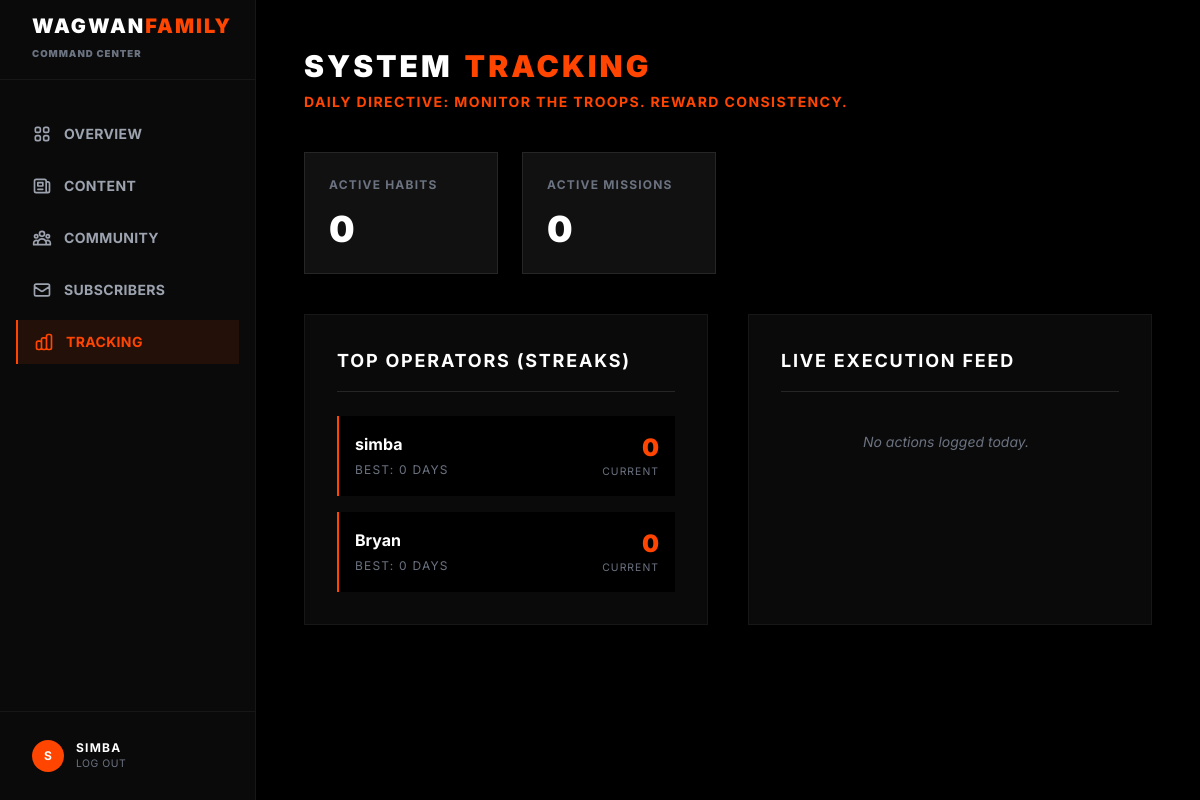
Page /command-center/tools/ (signed in) on the committed database.
### core/models.py (models this page shows, shortened)
class UserStreak(models.Model):
    user = models.OneToOneField(User, on_delete=models.CASCADE, related_name='streak')
    current_streak = models.PositiveIntegerField(default=0)
    best_streak = models.PositiveIntegerField(default=0)
    last_check_in = models.DateField(null=True, blank=True)

### core/views.py (the view)
# urls.py: path('command-center/tools/', views.command_center_tools, name='command_center_tools'),
@staff_member_required
def command_center_tools(request):
    recent_logs = DisciplineLog.objects.select_related('habit__user').order_by('-date_completed')[:15]
    top_streaks = UserStreak.objects.select_related('user').order_by('-current_streak')[:5]
    total_active_habits = DisciplineEngine.objects.filter(is_active=True).count()
    total_active_missions = MissionMap.objects.filter(is_completed=False).count()
    return render(request, 'command_center_tools.html', {
        'recent_logs': recent_logs,
        'top_streaks': top_streaks,
        'total_active_habits': total_active_habits,
        'total_active_missions': total_active_missions,
    })

### templates/command_center_tools.html (shortened to what this page needs)
{% load static %}
<!DOCTYPE html>
<html lang="en">
<head>
    <script src="https://cdn.tailwindcss.com"></script>
</head>
<body class="bg-black text-white h-screen flex overflow-hidden selection:bg-[#FF4500] selection:text-white">
    <aside class="w-64 bg-neutral-950 border-r border-neutral-900 flex flex-col justify-between hidden md:flex">
        <div>
            <div class="h-20 flex items-center px-8 border-b border-neutral-900">
                <a href="{% url 'home' %}" class="text-xl font-black tracking-widest uppercase flex flex-col">
                    <span>Wagwan<span class="text-[#FF4500]">Family</span></span>
                    <span class="text-[0.60rem] text-gray-500 tracking-widest">COMMAND CENTER</span>
                </a>
            </div>
            <nav class="mt-8 px-4 space-y-2">
                <a href="{% url 'tools' %}" class="flex items-center gap-3 px-4 py-3 text-gray-400 hover:text-white hover:bg-neutral-900 transition-colors text-sm font-bold uppercase tracking-wide">
                    Overview
                </a>
                <a href="/admin/core/article/" class="flex items-center gap-3 px-4 py-3 text-gray-400 hover:text-white hover:bg-neutral-900 transition-colors text-sm font-bold uppercase tracking-wide">
                    <svg class="w-5 h-5" fill="none" stroke="currentColor" viewBox="0 0 24 24"><path stroke-linecap="round" stroke-linejoin="round" stroke-width="2" d="M19 20H5a2 2 0 01-2-2V6a2 2 0 012-2h10a2 2 0 012 2v1m2 13a2 2 0 01-2-2V7m2 13a2 2 0 002-2V9a2 2 0 00-2-2h-2m-4-3H9M7 16h6M7 8h6v4H7V8z"></path></svg>
                    Content
                </a>
                <a href="/admin/auth/user/" class="flex items-center gap-3 px-4 py-3 text-gray-400 hover:text-white hover:bg-neutral-900 transition-colors text-sm font-bold uppercase tracking-wide">
                    Community
                </a>
                <a href="/admin/core/subscriber/" class="flex items-center gap-3 px-4 py-3 text-gray-400 hover:text-white hover:bg-neutral-900 transition-colors text-sm font-bold uppercase tracking-wide">
                    <svg class="w-5 h-5" fill="none" stroke="currentColor" viewBox="0 0 24 24"><path stroke-linecap="round" stroke-linejoin="round" stroke-width="2" d="M3 8l7.89 5.26a2 2 0 002.22 0L21 8M5 19h14a2 2 0 002-2V7a2 2 0 00-2-2H5a2 2 0 00-2 2v10a2 2 0 002 2z"></path></svg>
                    Subscribers
                </a>
                <a href="{% url 'command_center_tools' %}" class="flex items-center gap-3 px-4 py-3 bg-[#FF4500]/10 text-[#FF4500] border-l-2 border-[#FF4500] text-sm font-bold uppercase tracking-wide">
                    Tracking
                </a>
            </nav>
        </div>
        <div class="p-4 border-t border-neutral-900">
            <div class="flex items-center gap-3 px-4 py-3">
                <div class="w-8 h-8 rounded-full bg-[#FF4500] flex items-center justify-center text-white font-bold text-xs">S</div>
                <div class="flex flex-col">
                    <span class="text-xs font-bold text-white uppercase tracking-widest">{{ request.user.username }}</span>
                    <a href="/admin/logout/" class="text-[0.65rem] text-gray-500 hover:text-[#FF4500] uppercase tracking-wider">Log Out</a>
                </div>
            </div>
        </div>
    </aside>
    <main class="flex-1 overflow-y-auto bg-black relative">
        <div class="p-8 md:p-12 max-w-7xl mx-auto relative z-10">
            <div class="mb-10">
                <h1 class="text-3xl font-black text-white uppercase tracking-widest flex items-center gap-3">
                    SYSTEM <span class="text-[#FF4500]">TRACKING</span>
                </h1>
                <p class="text-[#FF4500] text-sm font-bold tracking-widest uppercase mt-2">
                    Daily Directive: Monitor the troops. Reward consistency.
                </p>
            </div>
            <div class="grid grid-cols-1 md:grid-cols-4 gap-6 mb-10">
                <div class="bg-[#111] border border-neutral-800 p-6 flex flex-col justify-between group hover:border-[#FF4500] transition-colors">
                    <span class="text-gray-500 text-xs font-bold uppercase tracking-widest mb-4 block">Active Habits</span>
                    <span class="text-4xl font-black text-white group-hover:text-[#FF4500] transition-colors">{{ total_active_habits }}</span>
                </div>
                <div class="bg-[#111] border border-neutral-800 p-6 flex flex-col justify-between group hover:border-[#FF4500] transition-colors">
                    <span class="text-gray-500 text-xs font-bold uppercase tracking-widest mb-4 block">Active Missions</span>
                    <span class="text-4xl font-black text-white group-hover:text-[#FF4500] transition-colors">{{ total_active_missions }}</span>
                </div>
            </div>
            <div class="grid grid-cols-1 lg:grid-cols-2 gap-10">
                <div class="bg-neutral-950 border border-neutral-900 p-8">
                    <h2 class="text-lg font-bold text-white uppercase tracking-widest mb-6 border-b border-neutral-800 pb-4">
                        Top Operators (Streaks)
                    </h2>
                    <div class="space-y-4">
                        {% for streak in top_streaks %}
                        <div class="flex justify-between items-center bg-black p-4 border-l-2 {% if forloop.counter <= 3 %}border-[#FF4500]{% else %}border-neutral-700{% endif %}">
                            <div>
                                <span class="text-white font-bold block">{{ streak.user.username }}</span>
                                <span class="text-xs text-gray-500 uppercase tracking-widest">Best: {{ streak.best_streak }} Days</span>
                            </div>
                            <div class="text-right">
                                <span class="text-2xl font-black text-[#FF4500]">{{ streak.current_streak }}</span>
                                <span class="text-[0.65rem] text-gray-500 uppercase tracking-widest block">Current</span>
                            </div>
                        </div>
                        {% empty %}
                        <p class="text-gray-500 text-sm italic text-center py-4">No active streaks yet.</p>
                        {% endfor %}
                    </div>
                </div>
                <div class="bg-neutral-950 border border-neutral-900 p-8">
                    <h2 class="text-lg font-bold text-white uppercase tracking-widest mb-6 border-b border-neutral-800 pb-4">
                        Live Execution Feed
                    </h2>
                    <div class="space-y-4 overflow-y-auto max-h-[400px] pr-2">
                        {% for log in recent_logs %}
                        <div class="flex justify-between items-center bg-black p-4 border border-neutral-800">
                            <div>
                                <span class="text-white font-bold text-sm block">{{ log.habit.user.username }}</span>
                                <span class="text-xs text-gray-400">Completed: {{ log.habit.name }}</span>
                            </div>
                            <span class="text-[0.65rem] font-bold uppercase tracking-widest text-green-500 border border-green-900 bg-green-900/20 px-2 py-1">
                                Logged
                            </span>
                        </div>
                        {% empty %}
                        <p class="text-gray-500 text-sm italic text-center py-4">No actions logged today.</p>
                        {% endfor %}
                    </div>
                </div>
            </div>
        </div>
    </main>
</body>
</html>

### templates/command_center_tools.html (style rules this page uses)
body { font-family: 'Inter', sans-serif; }

### rows in the picture
UserStreak: user.username "simba", best_streak "0", current_streak "0"
UserStreak: user.username "Bryan", best_streak "0", current_streak "0"

### other values in the picture
{{ request.user.username }} "SIMBA"
{{ total_active_habits }} "0"
{{ total_active_missions }} "0"
